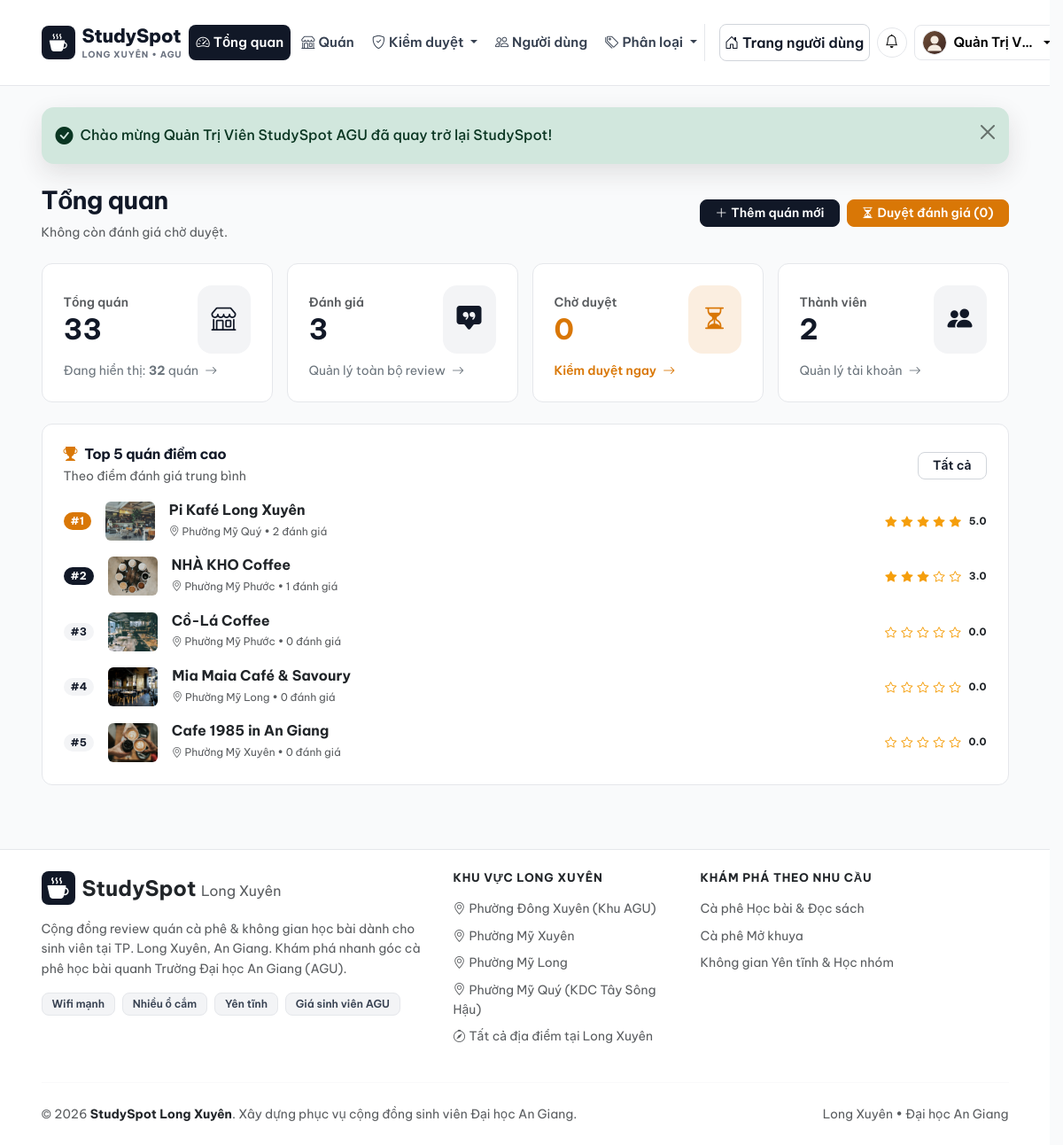
The page /admin/dashboard (signed in) on the database its author committed.
### tables this page shows
CREATE TABLE `users` (
  `id` int(10) unsigned NOT NULL AUTO_INCREMENT,
  `name` varchar(100) NOT NULL COMMENT 'Họ và tên hiển thị',
  `email` varchar(150) NOT NULL COMMENT 'Email đăng nhập duy nhất',
  `password` varchar(255) NOT NULL COMMENT 'Mật khẩu mã hóa bằng password_hash',
  `phone` varchar(20) DEFAULT NULL COMMENT 'Số điện thoại liên hệ',
  `avatar` varchar(255) DEFAULT NULL COMMENT 'Đường dẫn ảnh đại diện',
  `role` enum('user','admin') NOT NULL DEFAULT 'user' COMMENT 'Vai trò người dùng',
  `status` enum('active','locked') NOT NULL DEFAULT 'active' COMMENT 'Trạng thái tài khoản',
  `created_at` datetime NOT NULL DEFAULT current_timestamp(),
  PRIMARY KEY (`id`),
  UNIQUE KEY `uk_users_email` (`email`),
  KEY `idx_users_role_status` (`role`,`status`)
);

CREATE TABLE `places` (
  `id` int(10) unsigned NOT NULL AUTO_INCREMENT,
  `category_id` int(10) unsigned NOT NULL COMMENT 'Khóa ngoại tới categories',
  `name` varchar(180) NOT NULL COMMENT 'Tên quán',
  `slug` varchar(200) NOT NULL COMMENT 'Đường dẫn thân thiện SEO',
  `address` varchar(255) NOT NULL COMMENT 'Địa chỉ chi tiết',
  `district` varchar(100) NOT NULL COMMENT 'Quận / Khu vực đại học',
  `description` text NOT NULL COMMENT 'Mô tả chi tiết không gian, menu, chỗ gửi xe',
  `price_range` tinyint(3) unsigned NOT NULL DEFAULT 2 COMMENT 'Mức giá: 1 (<35k), 2 (35-50k), 3 (50-80k), 4 (>80k)',
  `price_min` int(10) unsigned DEFAULT NULL,
  `price_max` int(10) unsigned DEFAULT NULL,
  `noise_level` enum('yen_tinh','vua','on') NOT NULL DEFAULT 'yen_tinh' COMMENT 'Mức độ tiếng ồn',
  `open_time` time NOT NULL DEFAULT '07:00:00' COMMENT 'Giờ mở cửa',
  `close_time` time NOT NULL DEFAULT '22:30:00' COMMENT 'Giờ đóng cửa',
  `google_map_url` text DEFAULT NULL COMMENT 'URL nhúng iframe Google Maps',
  `avg_rating` decimal(3,2) NOT NULL DEFAULT 0.00 COMMENT 'Điểm trung bình từ các review đã duyệt',
  `total_reviews` int(10) unsigned NOT NULL DEFAULT 0 COMMENT 'Tổng số review đã duyệt',
  `status` enum('active','hidden') NOT NULL DEFAULT 'active' COMMENT 'Trạng thái hiển thị quán',
  `created_by` int(10) unsigned DEFAULT NULL COMMENT 'Người tạo địa điểm',
  `created_at` datetime NOT NULL DEFAULT current_timestamp(),
  `google_rating` decimal(3,2) DEFAULT NULL,
  `google_rating_count` int(10) unsigned DEFAULT NULL,
  `google_maps_place_url` text DEFAULT NULL,
  PRIMARY KEY (`id`),
  UNIQUE KEY `uk_places_slug` (`slug`),
  KEY `idx_places_category` (`category_id`),
  KEY `idx_places_district` (`district`),
  KEY `idx_places_status` (`status`),
  KEY `idx_places_filter` (`status`,`category_id`,`district`,`price_range`,`noise_level`),
  KEY `fk_places_created_by` (`created_by`),
  CONSTRAINT `fk_places_category` FOREIGN KEY (`category_id`) REFERENCES `categories` (`id`) ON UPDATE CASCADE,
  CONSTRAINT `fk_places_user` FOREIGN KEY (`created_by`) REFERENCES `users` (`id`) ON DELETE SET NULL ON UPDATE CASCADE
);

### views/admin/dashboard.php (the view, shortened to what the rows shown need)
<div class="page-head d-flex flex-column flex-lg-row justify-content-between align-items-lg-center gap-3">
    <div>
        <h1 class="page-title">Tổng quan</h1>
    </div>
</div>
<div class="row g-4 mb-4">
    <div class="col-12">
        <div class="surface-card p-4 h-100">
            <div class="d-flex justify-content-between align-items-center mb-3">
                <div>
                    <h2 class="h6 fw-bold text-coffee mb-1">
                        <i class="bi bi-trophy-fill text-warning me-2"></i>Top 5 quán điểm cao
                    </h2>
                </div>
            </div>
            <div class="d-flex flex-column gap-3">
                        <?php if (empty($topPlaces)): ?>
                            <p class="text-center text-muted py-4 mb-0">Chưa có dữ liệu quán.</p>
                        <?php else: ?>
                            <?php foreach ($topPlaces as $idx => $tp): ?>
                                <div class="d-flex align-items-center gap-3">
                                    <span class="badge rounded-pill px-2 py-1 flex-shrink-0" style="<?= $idx === 0 ? 'background:#D97706;color:#fff;' : ($idx === 1 ? 'background:#111827;color:#fff;' : 'background:#F3F4F6;color:#111827;') ?>">#<?= $idx + 1 ?></span>
                                    <img src="<?= get_image_url($tp['cover_image'] ?? null, 'place') ?>" alt="<?= e($tp['name']) ?>" class="rounded-2 object-fit-cover flex-shrink-0" width="56" height="44">
                                    <div class="flex-grow-1" style="min-width: 0;">
                                        <a href="<?= base_url('place/show/' . (int) $tp['id']) ?>" class="fw-bold text-dark text-decoration-none d-block" style="display: -webkit-box; -webkit-line-clamp: 2; -webkit-box-orient: vertical; overflow: hidden; line-height: 1.3;"><?= e($tp['name']) ?></a>
                                        <span class="text-muted" style="font-size: 0.75rem;"><i class="bi bi-geo-alt"></i> <?= e($tp['district']) ?> • <?= (int) $tp['total_reviews'] ?> đánh giá</span>
                                    </div>
                                    <div class="text-end flex-shrink-0" style="white-space: nowrap;"><?= render_stars((float) $tp['avg_rating']) ?></div>
                                </div>
                            <?php endforeach; ?>
                        <?php endif; ?>
                    </div>
        </div>
    </div>
</div>

### helpers/functions.php (shortened to what the rows shown need)
<?php
function e(?string $value): string
{
    return htmlspecialchars((string) $value, ENT_QUOTES, 'UTF-8');
}
function base_url(string $path = ''): string
{
    return rtrim(BASE_URL, '/') . '/' . ltrim($path, '/');
}
function get_image_url(?string $path, string $type = 'place', int|string|null $seed = null): string
{
    $defaultSvg = ($type === 'avatar')
        ? 'assets/img/avatar-default.svg'
        : 'assets/img/placeholder.svg';
    if ($type === 'avatar') {
        return base_url('assets/img/avatar-default.svg');
    }
    $index = 1;
    if ($seed !== null && $seed !== '') {
        $index = (abs(is_numeric($seed) ? (int) $seed : crc32((string) $seed)) % 8) + 1;
    } elseif (!empty($path)) {
        $index = (abs(crc32($path)) % 8) + 1;
    } else {
        static $placeImgCounter = 0;
        $placeImgCounter++;
        $index = ($placeImgCounter % 8) + 1;
    }
    $photoPath = 'assets/img/places/cafe_' . $index . '.jpg';
    if (file_exists(ROOT_PATH . '/' . $photoPath)) {
        return base_url($photoPath);
    }
    return base_url($defaultSvg);
}
function render_stars(float $rating, bool $showNumber = true): string
{
    $rating = max(0, min(5, $rating));
    $html = '<span class="star-display d-inline-flex align-items-center gap-1">';
    for ($i = 1; $i <= 5; $i++) {
        if ($rating >= $i) {
            $html .= '<i class="bi bi-star-fill"></i>';
        } elseif ($rating >= $i - 0.5) {
            $html .= '<i class="bi bi-star-half"></i>';
        } else {
            $html .= '<i class="bi bi-star"></i>';
        }
    }
    if ($showNumber) {
        $html .= '<strong class="text-dark ms-1 small">' . number_format($rating, 1) . '</strong>';
    }
    $html .= '</span>';
    return $html;
}

### views/layouts/admin.php (shortened to what the rows shown need)
<?php
$adminUser = Session::user();
?>
<!DOCTYPE html>
<html lang="vi">
<head>
    <link href="https://cdn.jsdelivr.net/npm/bootstrap@5.3.3/dist/css/bootstrap.min.css" rel="stylesheet">
    <link href="https://cdn.jsdelivr.net/npm/bootstrap-icons@1.11.3/font/bootstrap-icons.min.css" rel="stylesheet">
    <link href="<?= base_url('assets/css/style.css') . '?v=' . filemtime(ROOT_PATH . '/assets/css/style.css') ?>" rel="stylesheet">
</head>
<body class="d-flex flex-column min-vh-100 bg-light-warm" data-base-url="<?= e(BASE_URL) ?>" data-csrf="<?= e(Session::csrfToken()) ?>">
    <header class="sticky-top navbar-warm">
        <nav class="navbar navbar-expand-lg py-2">
            <div class="container">
                    <?php require ROOT_PATH . '/views/layouts/notification_bell.php'; ?>
                <div class="collapse navbar-collapse d-none d-lg-flex" id="mainNavbar">
                    <div class="d-none d-lg-flex align-items-center gap-2 mt-2 mt-lg-0 flex-nowrap flex-shrink-0 border-start ps-3">
                        <?php if (!empty($adminUser)): ?>
                            <?php require ROOT_PATH . '/views/layouts/notification_bell.php'; ?>
                            <div class="dropdown flex-shrink-0">
                                <a class="btn btn-light btn-sm dropdown-toggle d-flex align-items-center gap-2 border rounded-pill px-2 py-1 bg-white shadow-xs text-nowrap header-account-btn" href="#" role="button" data-bs-toggle="dropdown" aria-expanded="false">
                                    <img src="<?= get_image_url($adminUser['avatar'] ?? null, 'avatar') ?>" alt="<?= e($adminUser['name']) ?>" class="rounded-circle object-fit-cover border" width="28" height="28">
                                    <span class="small fw-semibold text-truncate d-inline-block" style="max-width: 90px;"><?= e($adminUser['name']) ?></span>
                                </a>
                            </div>
                        <?php endif; ?>
                    </div>
                </div>
            </div>
        </nav>
</header>
    <main class="flex-grow-1">
        <div class="container py-4">
            <?= $content ?? '' ?>
        </div>
    </main>
</body>
</html>

### rows shown on the page
users: name "Quản Trị V…"
places: shows a picture, name "Pi Kafé Long Xuyên", district "Phường Mỹ Quý", total_reviews "2", rating "5.0"
places: shows a picture, name "NHÀ KHO Coffee", district "Phường Mỹ Phước", total_reviews "1", rating "3.0"
places: shows a picture, name "Cồ-Lá Coffee", district "Phường Mỹ Phước", total_reviews "0", rating "0.0"
places: shows a picture, name "Mia Maia Café & Savoury", district "Phường Mỹ Long", total_reviews "0", rating "0.0"
places: shows a picture, name "Cafe 1985 in An Giang", district "Phường Mỹ Xuyên", total_reviews "0", rating "0.0"

### other values the page prints
$flash['message'] "Chào mừng Quản Trị Viên StudySpot AGU đã quay trở lại StudySpot!"
$pendingReviews "0"
$totalPlaces "33"
$activePlaces "32"
$totalReviews "3"
$totalUsers "2"
SITE_SLOGAN "Cộng đồng review quán cà phê & không gian học bài dành cho sinh viên"
SITE_NAME "StudySpot"
